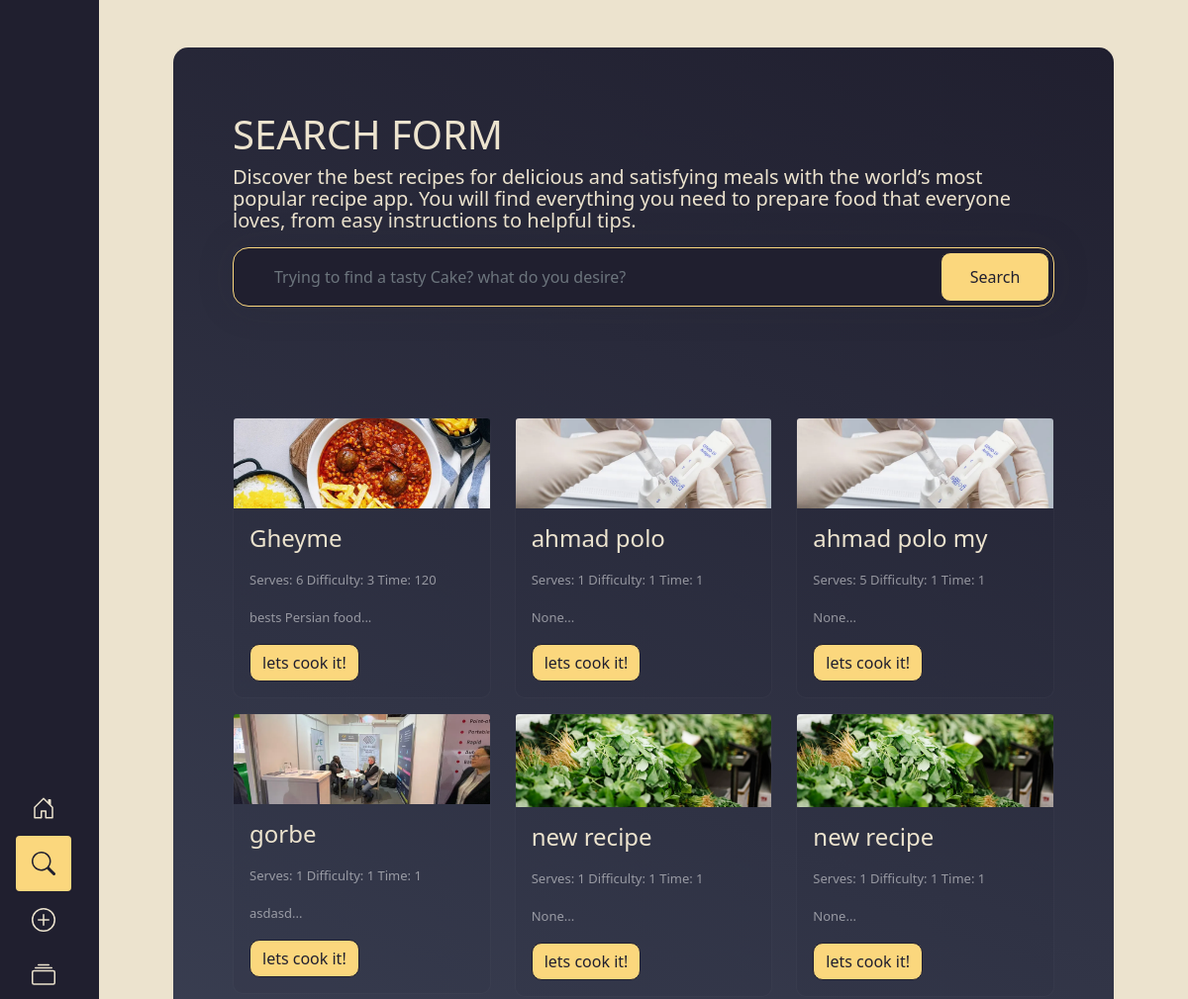
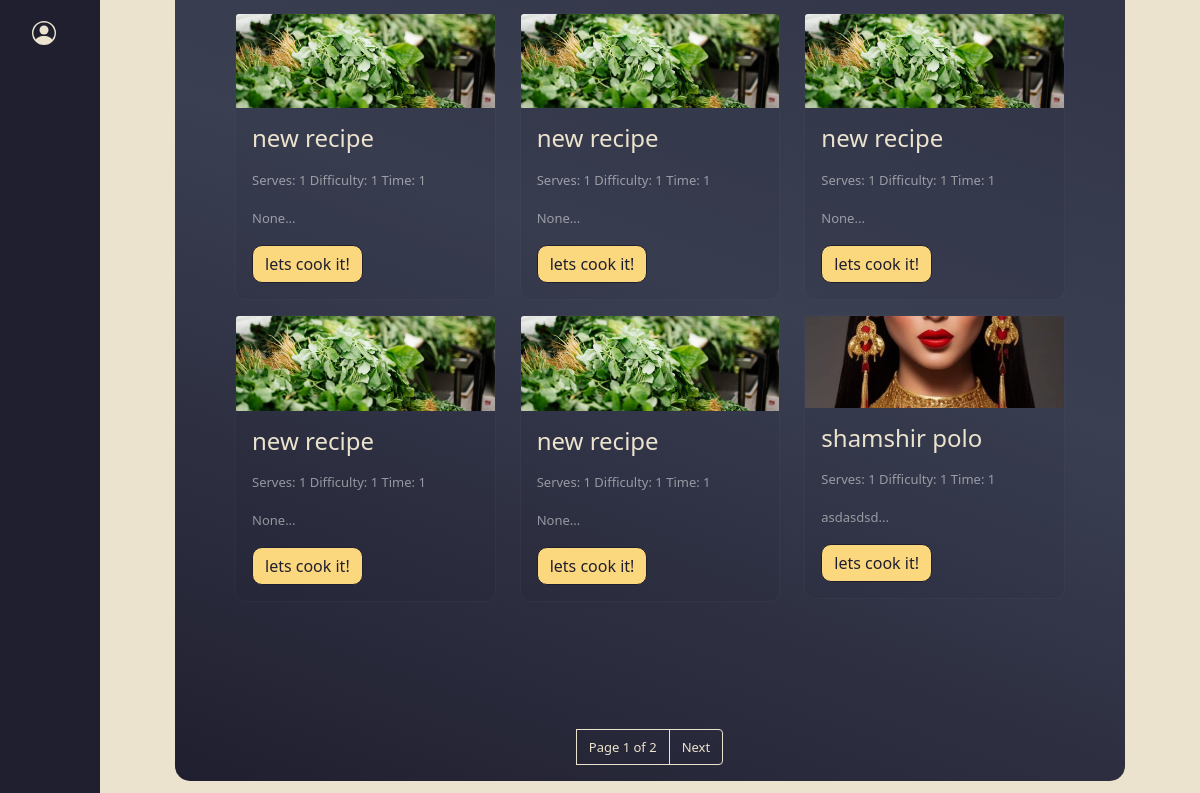
The app's page /search/, older data (2 pictures, top to bottom).
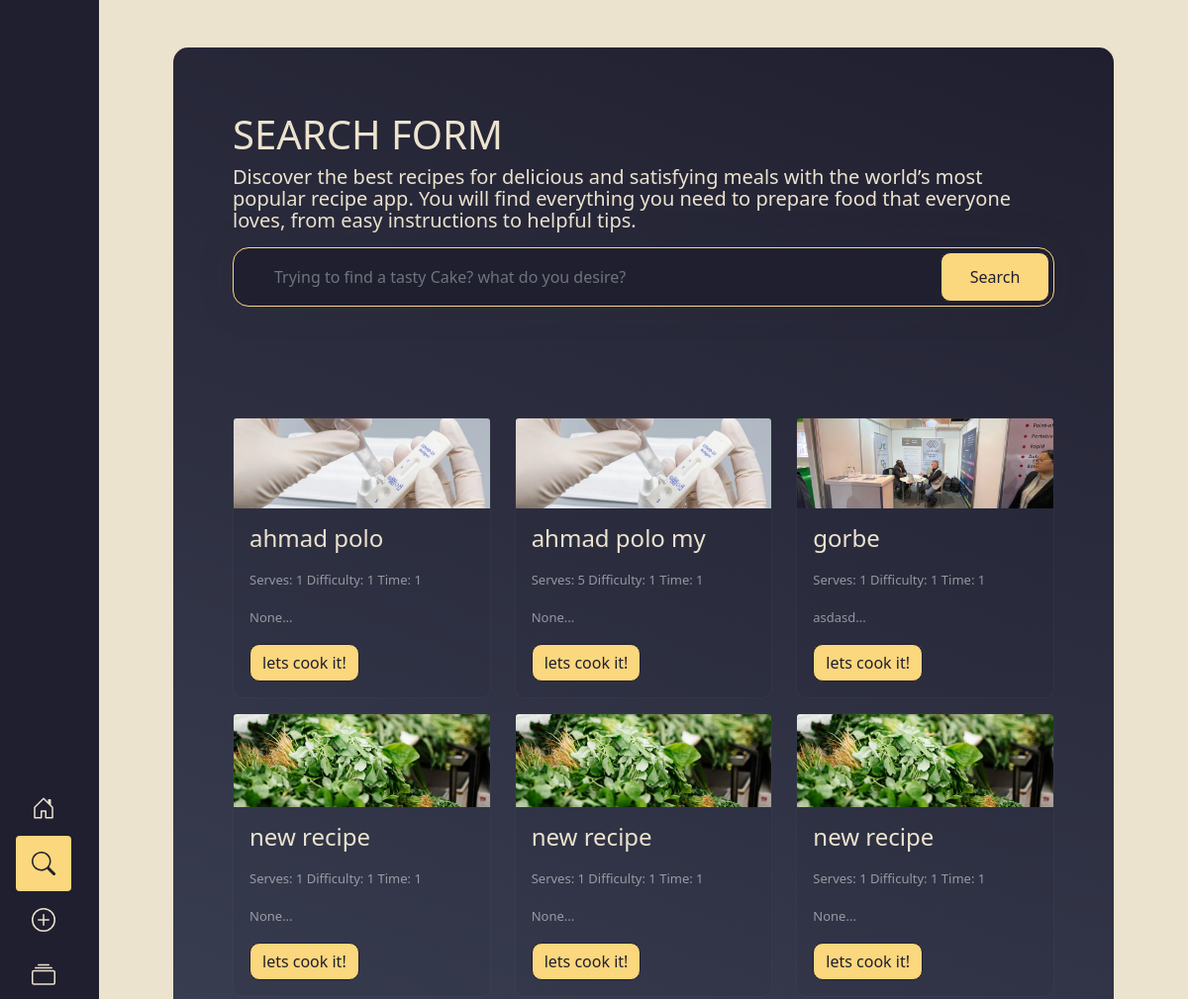
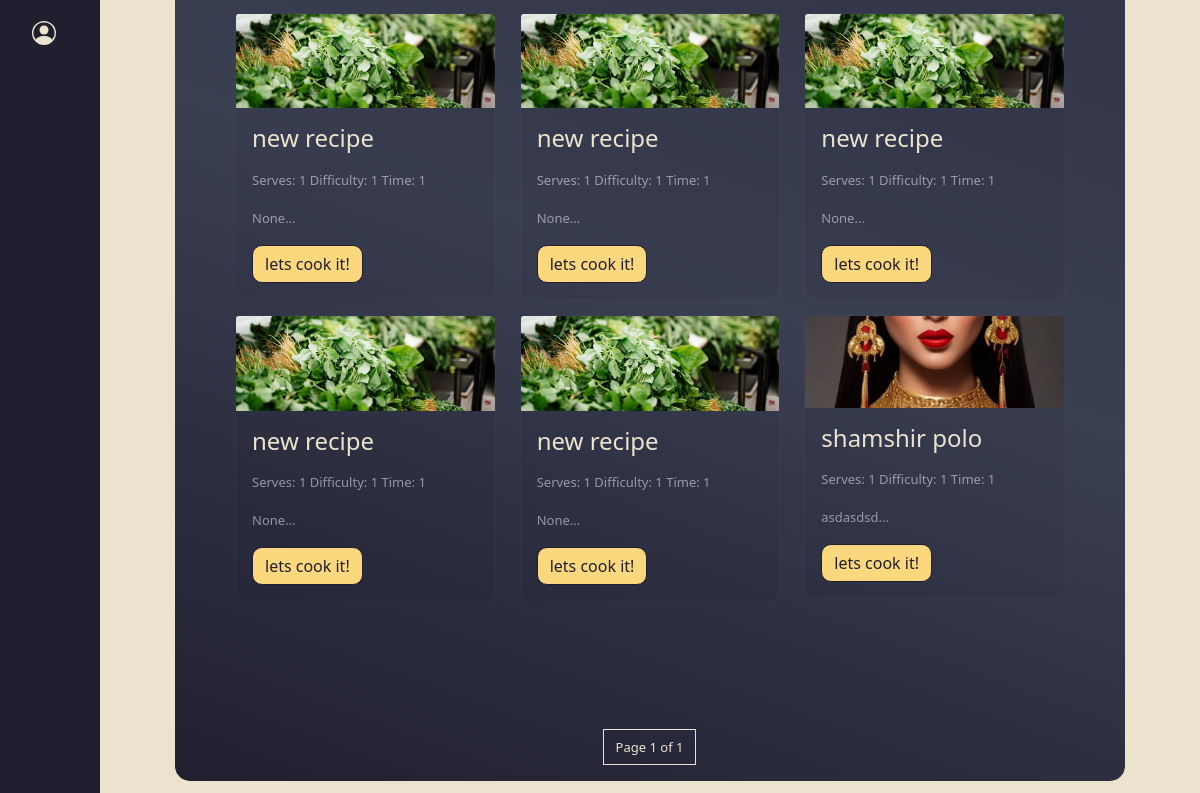
The same page, newer data (2 pictures, top to bottom).
### recipes/models.py (models this page shows, shortened)
class Recipe(models.Model):
    author = models.ForeignKey(User, on_delete=models.CASCADE,default=1)
    chef=models.CharField(max_length=100,default="common",help_text="recipe's chef name (e.g. Chef John)",null=True,blank=True)
    status=models.BooleanField(default=False,help_text="is this recipe ready to be published?")
    name=models.CharField(max_length=300,help_text='Recipe Name (e.g. Pasta)')
    privacy=models.BooleanField(default=False,help_text='is this recipe private?')
    date = models.DateField(auto_now_add=True)
    updated_at = models.DateTimeField(auto_now=True)
    serves = models.IntegerField(default=1 ,help_text='serves (e.g. 4 people)',null=True,blank=True)
    difficulty = models.IntegerField(default=1 ,help_text='difficulty level (e.g. Easy)',null=True,blank=True)
    timetoprepare=models.IntegerField(default=1 ,validators=[MinValueValidator(1), MaxValueValidator(1000)],help_text='time to prepare (e.g. 30 minutes)',null=True,blank=True)
    intro = models.TextField(help_text='an introduction for the recipe',blank=True)
    outro = models.TextField(help_text='add some notes for the recipe',blank=True)
    image = ResizedImageField(size=[850, 300], quality=80,force_format='WebP',crop=['middle', 'center'], upload_to='recipe_images/',default="default/default-recipe.jpg",blank=True, null=True,help_text='choose an image for the recipe')
    cat=models.ManyToManyField(RecipeCats,blank=True,help_text='Select categories for recipe (hold ctrl to select more than one recipe)')
    ingredients = models.ManyToManyField(RecipeIngredients,blank=True,help_text='Select ingredients for recipe (hold ctrl to select more than one recipe)')
    instructions = models.ManyToManyField(RecipeInstructions,blank=True,help_text='Select instructions for recipe (hold ctrl to select more than one recipe)')
    class Meta:
        verbose_name_plural = 'Recipe'

### recipes/views.py (the view)
# urls.py: path('search/', search_view, name='search'),
def search_view(request):
    query = request.GET.get('q')
    if query:
        recipe_count = Recipe.objects.filter(privacy=False,status=True,name__icontains=query).count()
        recipes = Recipe.objects.filter(privacy=False,status=True,name__icontains=query)
        paginator = Paginator(recipes, 12)
        page = request.GET.get('page')
        recipes = paginator.get_page(page)
        q=query
    else:
        recipes = Recipe.objects.filter(privacy=False,status=True)
        recipe_count = Recipe.objects.filter(privacy=False,status=True).count()
        paginator = Paginator(recipes, 12)
        page = request.GET.get('page')
        recipes= paginator.get_page(page)
        q=query
    return render(request, 'search.html', {'recipes': recipes,'recipe_count':recipe_count,'q':q})

### recipes/templates/search.html (shortened to what this page needs)
{% extends 'base.html' %}
{% block content %}
{% load static %}
<div class="sub-content d-block container my-5" style="overflow:auto;">
  <div class="d-block mt-3">
    <div class="search-form mt-2 mb-3 p-5"">
      <h1>
     SEARCH FORM
      </h1>
      <p class="lead ">Discover the best recipes for delicious and satisfying meals with the world’s most popular recipe
        app. You will find everything you need to prepare food that everyone loves, from easy instructions to helpful
        tips.</p>
        {% include 'search_form.html' %}
    </div>
    <div class="row recipe-content py-5 mt-2 mb-5 px-5">
      {% for recipe in recipes|dictsort:"name" %}
      <div class=" recipe-card col-sm-12 col-md-6 col-lg-4 ">
        <section class="card dark-card" >
          <img class="card-img-top img-fluid " src="{{recipe.image.url}}" alt="{{ recipe.image.name }}" width="300"
            height="100" />
          <div class="card-body">
            <h4 class="card-title">{{ recipe.name }}</h4>
            <p class="card-text">
            <div class="d-inline py-2 ">Serves: {{ recipe.serves }}</div>
            <div class="d-inline py-2 ">Difficulty: {{ recipe.difficulty }}</div>
            <div class="d-inline py-2 ">Time: {{ recipe.timetoprepare }}</div>
            <div class="intro py-3 ">{{ recipe.intro|slice:':150' }}...</div>
            <a href="{% url 'view_recipe' recipe.id %}" class="btn btn-primary">lets cook it!</a>
          </div>
        </section>
      </div>
      {% endfor %}
    </div>
    <div class="row">
      <nav aria-label="Page navigation ">
        <ul class="pagination pt-3 justify-content-center">
          <li class="page-item disabled">
            <a class="page-link" href="#" tabindex="-1" aria-disabled="true">Page {{ recipes.number }} of
              {{recipes.paginator.num_pages }}</a>
          </li>
          <li class="page-item">
            {% if recipes.has_next %}
            <a class="page-link" href="?page={{ recipes.next_page_number }}">Next</a>
            {% endif %}
          </li>
        </ul>
      </nav>
    </div>
  </div>
</div>
{% endblock %}

Row changes from the older to the newer data that the page shows:
no longer on this page (row edited): Recipe: image (picture), name "Gheyme", serves "6", difficulty "3", timetoprepare "120", intro "bests Persian food"
now on this page (row unchanged): Recipe: image (placeholder picture), name "new recipe", serves "1", difficulty "1", timetoprepare "1", intro "None"
Text that changed along with them:
{{ recipes.paginator.num_pages }}: "2" → "1"
text no longer shown: "Next"
